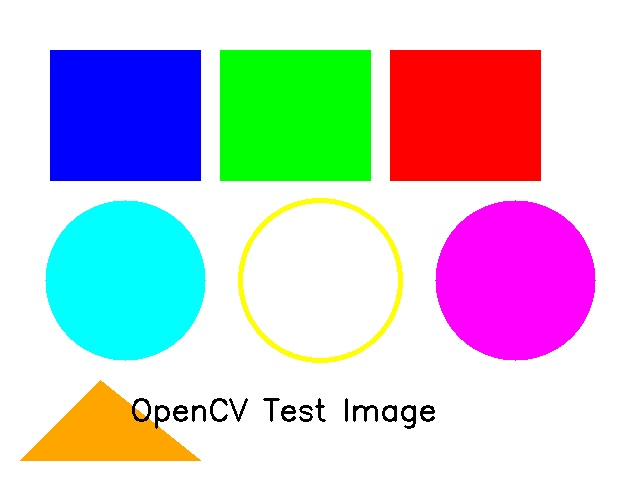
#> input picture opencv_learning/data/sample.jpg, 640 x 480 px
$ python edge_detection.py   (older library calls are emulated)
#> lines starting #> are read from the running program, lines starting #| are printed output that depends on the picture; after the words box and inside, x2 and y2 are one past the last pixel; in counts of white or black regions, pixels touching at a corner belong together
### opencv_learning/utils/helpers.py
# =============================================================================
# 🛠 helpers.py - 工具函数库
# =============================================================================
# 本文件提供一些常用的辅助函数，供其他模块调用。
# 这样做的好处是：避免在多个文件中重复写相同的代码（DRY 原则：Don't Repeat Yourself）
# =============================================================================

# Python 3.7-3.8 兼容：让所有类型注解不被求值，避免 list[tuple] 语法报错
from __future__ import annotations

# Windows 控制台编码修复：让 emoji 和中文能正常输出
import sys as _sys
if _sys.platform == 'win32' and hasattr(_sys.stdout, 'reconfigure'):
    _sys.stdout.reconfigure(encoding='utf-8', errors='replace')
    _sys.stderr.reconfigure(encoding='utf-8', errors='replace')

import cv2                # OpenCV 库：import cv2 是约定俗成的写法
import numpy as np        # NumPy 库：import numpy as np 也是约定俗成的写法
import os                 # 操作系统接口：处理文件路径


# =============================================================================
# 1. 路径工具函数
# =============================================================================

def get_data_path(filename: str = "sample.jpg") -> str:
    """
    获取 data 目录下文件的完整路径。

    OpenCV 读取图片时需要完整路径，这个函数帮我们自动拼接路径。

    参数:
        filename: 图片文件名，默认为 "sample.jpg"

    返回:
        str: 文件的完整路径，例如 "D:/zhy/ai/git/opencv_learning/data/sample.jpg"

    原理:
        os.path.dirname(os.path.abspath(__file__)) 获取当前文件(helpers.py)所在目录
        再往上两级就到了项目根目录，然后拼接 data/ 和文件名
    """
    # __file__ 是当前文件的路径，例如 ".../utils/helpers.py"
    # os.path.abspath() 转为绝对路径
    # os.path.dirname() 取目录部分，即 ".../utils"
    current_dir = os.path.dirname(os.path.abspath(__file__))

    # os.path.dirname() 再取一次，即 ".../opencv_learning"（项目根目录）
    project_root = os.path.dirname(current_dir)

    # os.path.join() 把多个路径片段拼接成一个完整路径
    # 它会自动使用当前操作系统的路径分隔符（Windows 是 \，Linux 是 /）
    return os.path.join(project_root, "data", filename)


# [86 lines left out: functions get_output_path, create_sample_image, not called in this run]


# =============================================================================
# 3. 图像显示工具
# =============================================================================

def show_image(title: str, image: np.ndarray, wait: bool = True):
    """
    在窗口中显示图像。
    这是一个封装函数，让显示图像的操作更简洁。

    参数:
        title: 窗口标题
        image: 要显示的图像（numpy 数组）
        wait:  True = 等待用户按键后关闭窗口
              False = 立即返回（用于连续显示多张图时）

    OpenCV 窗口操作原理:
        cv2.imshow() 创建或更新一个窗口
        cv2.waitKey() 等待键盘输入，这是必须的——没有它窗口不会刷新
        参数是等待的毫秒数: 0 = 无限等待, >0 = 等待指定毫秒
    """
    cv2.imshow(title, image)
    if wait:
        print(f"   📺 显示窗口: '{title}' — 按任意键关闭窗口继续...")
        cv2.waitKey(0)           # 等待用户按键
        cv2.destroyWindow(title) # 关闭当前窗口


def show_multiple_images(images: list[tuple[str, np.ndarray]], cols: int = 2):
    """
    在一个窗口中并排显示多张图片。
    用于对比不同处理效果——比如原图和滤波后的图放在一起看。

    参数:
        images: 列表，每个元素是 (标题, 图像) 的元组
        cols:   每行放几张图

    原理:
        用 np.hstack() 或 np.vstack() 把多张图片拼成一张大图，然后显示。
        如果图片大小不一致，会先调整到相同大小。
        如果图片通道数不一致（比如灰度图和彩色图混在一起），灰度图会先转成彩色。
    """
    if len(images) == 0:
        return

    # --- 获取第一张图片的尺寸作为统一尺寸 ---
    h, w = images[0][1].shape[:2]  # .shape 返回 (高度, 宽度) 或 (高度, 宽度, 通道)

    # --- 处理每张图片 ---
    processed = []
    for title, img in images:
        # 统一尺寸
        if img.shape[:2] != (h, w):
            img = cv2.resize(img, (w, h))
        # 如果是灰度图（2维），转为3通道彩色以便拼接
        if len(img.shape) == 2:
            # cv2.cvtColor() 用于颜色空间转换
            # COLOR_GRAY2BGR 将灰度图转成 BGR 三通道（但看起来还是灰色）
            img = cv2.cvtColor(img, cv2.COLOR_GRAY2BGR)
        # 在图片上添加标题文字
        cv2.putText(img, title, (10, 30), cv2.FONT_HERSHEY_SIMPLEX,
                    0.7, (0, 0, 255), 2)
        processed.append(img)

    # --- 按行列拼接图片 ---
    rows = []
    for i in range(0, len(processed), cols):
        batch = processed[i:i + cols]
        # 如果这一行图片数不够 cols，用空白图片补齐
        while len(batch) < cols:
            blank = np.zeros_like(processed[0])
            batch.append(blank)
        # np.hstack() 水平拼接（horizontal stack）
        # 把同一行的多张图片左右拼在一起
        rows.append(np.hstack(batch))

    # np.vstack() 垂直拼接（vertical stack）
    # 把所有行上下拼在一起
    collage = np.vstack(rows)

    show_image("对比展示", collage)


# =============================================================================
# 4. 计时上下文管理器
# =============================================================================

class Timer:
    """
    计时器——用于测量代码块的执行时间。

    使用方式:
        with Timer("描述标签"):
            # 这里放你要计时的代码
            ...

    原理:
        __enter__ 在进入 with 块时执行，记录开始时间
        __exit__  在离开 with 块时执行，计算耗时并打印

    Python 的 with 语句 + 上下文管理器 = 优雅的资源管理
    """
    def __init__(self, label: str = "操作"):
        self.label = label

    # [12 lines left out: functions __enter__, __exit__, not called in this run]


# =============================================================================
# 5. 图片加载函数（带自动回退）
# =============================================================================

def load_image(filename: str = "sample.jpg") -> np.ndarray:
    """
    尝试从 data 目录加载图片。
    如果图片不存在，则自动生成一张测试图片。

    这是一个健壮的设计模式——"优雅降级"（Graceful Degradation）：
    即使依赖的外部资源不存在，程序也能正常运行。

    参数:
        filename: 期望加载的图片文件名

    返回:
        np.ndarray: 加载或生成的图片
    """
#> called with filename = 'sample.jpg'
    path = get_data_path(filename)
    if os.path.exists(path):
        # 文件存在，使用 cv2.imread() 读取
        img = cv2.imread(path)
#> img is the input picture: shape (480, 640, 3); mean B, G, R 211.9, 201.5, 203.3
        if img is not None:
            print(f"✅ 成功加载图片: {path}")
            return img

    # 文件不存在或读取失败，生成测试图片并自动保存
    print(f"⚠️  未找到图片 {path}，自动生成测试图片")
    img = create_sample_image()
    # 自动保存到 data/ 目录，下次运行就不需要生成了
    try:
        data_dir = os.path.dirname(path)
        os.makedirs(data_dir, exist_ok=True)
        cv2.imwrite(path, img)
        print(f"   💾 已自动保存到: {path}")
    except Exception:
        pass  # 保存失败也不影响程序运行
    return img

### opencv_learning/src/processing/edge_detection.py
# =============================================================================
# 🔧 处理篇 [2/4] - edge_detection.py
# 边缘检测：Canny、Sobel、Laplacian
# =============================================================================
# 学完本模块你应该理解：
#   1. 什么是"边缘"——图像中像素值剧烈变化的地方
#   2. 梯度的概念——边缘检测的数学基础
#   3. Canny 边缘检测（最经典、最常用的算法）
#   4. Sobel 算子——计算图像梯度
#   5. Laplacian 算子——检测二阶导数过零点
# =============================================================================

import cv2
import numpy as np
import os
import sys

sys.path.insert(0, os.path.abspath(os.path.join(os.path.dirname(__file__), "../..")))
from utils.helpers import load_image, show_image, show_multiple_images


# =============================================================================
# 核心概念: 什么是边缘？
# =============================================================================
# 边缘 (Edge) = 图像中像素值变化剧烈的地方
#
# 想象灰度图像是一座"山"（像素值 = 高度）：
#   - 平坦区域: 像素值差不多 → 没有边缘
#   - 斜坡:     像素值逐渐变化 → 弱边缘
#   - 悬崖:     像素值突然跳变 → 强边缘
#
# 怎么找到"悬崖"？用导数（梯度 Gradient）！
#
# 梯度 = 变化率 = 相邻像素的差值
#   水平梯度 Gx = 右边像素 - 左边像素（用 [-1, 0, 1] 核卷积）
#   垂直梯度 Gy = 下边像素 - 上边像素（用 [-1, 0, 1]ᵀ 核卷积）
#   梯度大小 = sqrt(Gx² + Gy²)  —— 变化有多剧烈
#   梯度方向 = atan2(Gy, Gx)     —— 变化的方向
#
# 梯度的计算也是通过卷积实现的！这就是为什么上一节学滤波很重要。
# =============================================================================


def demo_sobel():
    """
    演示1: Sobel 算子——计算图像的一阶导数（梯度）

    Sobel 算子是边缘检测的基础工具。
    它使用两个 3×3 的卷积核分别计算水平和垂直梯度：
        Gx 核（水平）：[-1 0 1; -2 0 2; -1 0 1]
        Gy 核（垂直）：[-1 -2 -1; 0 0 0; 1 2 1]

    为什么中间行/列权重是 2？
        离中心越近的像素应该权重越大（类似于高斯平滑）
        这样既计算了梯度，又有一定的降噪能力
    """
    print("\n--- 📖 演示1: Sobel 算子 — 图像梯度 ---")
    img = load_image("sample.jpg")
    gray = cv2.cvtColor(img, cv2.COLOR_BGR2GRAY)

    # --- cv2.Sobel() 参数详解 ---
    # cv2.Sobel(src, ddepth, dx, dy, ksize)
    #   src:    输入图像（通常是灰度图）
    #   ddepth: 输出图像的深度。cv2.CV_64F = 64位浮点数
    #           要用浮点数因为梯度可能是负数（从亮到暗 vs 从暗到亮）
    #   dx:     对 x 求导的阶数（1 = 一阶导数）
    #   dy:     对 y 求导的阶数
    #   ksize:  Sobel 核的大小（必须是奇数: 1,3,5,7...）

    # 水平梯度: 检测垂直边缘（因为水平方向的剧烈变化 = 垂直边缘）
    # dx=1, dy=0  → 只计算水平方向的变化率
    grad_x = cv2.Sobel(gray, cv2.CV_64F, 1, 0, ksize=3)

    # 垂直梯度: 检测水平边缘
    # dx=0, dy=1  → 只计算垂直方向的变化率
    grad_y = cv2.Sobel(gray, cv2.CV_64F, 0, 1, ksize=3)

    # 取绝对值——我们关心变化有多大，不关心方向
    # cv2.convertScaleAbs() 把浮点数转为 uint8 并取绝对值
    abs_grad_x = cv2.convertScaleAbs(grad_x)
    abs_grad_y = cv2.convertScaleAbs(grad_y)

    # 合并水平和垂直梯度
    # cv2.addWeighted() 加权求和
    sobel_combined = cv2.addWeighted(abs_grad_x, 0.5, abs_grad_y, 0.5, 0)
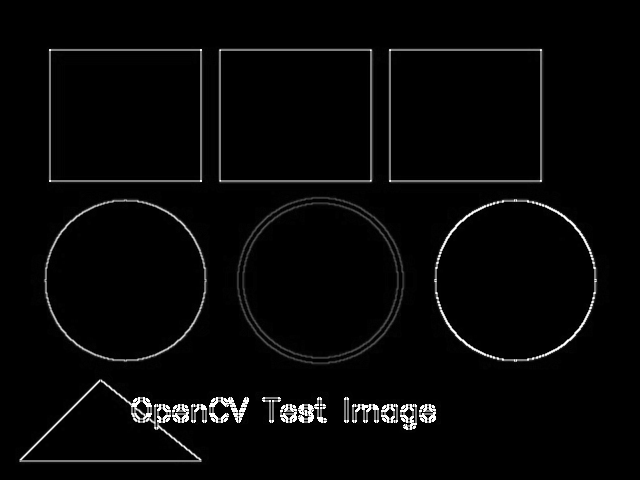
#> sobel_combined: shape (480, 640); min 0, max 255, mean 6.5

    grad_x_show = cv2.cvtColor(abs_grad_x, cv2.COLOR_GRAY2BGR)
    grad_y_show = cv2.cvtColor(abs_grad_y, cv2.COLOR_GRAY2BGR)
    sobel_show = cv2.cvtColor(sobel_combined, cv2.COLOR_GRAY2BGR)

    show_multiple_images([
        ("原图（灰度）", cv2.cvtColor(gray, cv2.COLOR_GRAY2BGR)),
        ("水平梯度 Gx (垂直边缘)", grad_x_show),
        ("垂直梯度 Gy (水平边缘)", grad_y_show),
        ("合并梯度", sobel_show),
    ], cols=2)
#> after the loop in show_multiple_images, `for title, img in images:`: processed = 4 items
#> the loop in show_multiple_images, `for i in range(0, len(processed), cols):` made 2 passes
#> after the loop in show_multiple_images, `for i in range(0, len(processed), cols):`: rows = 2 items
    cv2.destroyAllWindows()

    print("   💡 Gx 检测垂直边缘（←→变化），Gy 检测水平边缘（↑↓变化）")


def demo_laplacian():
    """
    演示2: Laplacian 算子——二阶导数

    如果 Sobel 是"一阶导数"（速度），那 Laplacian 就是"二阶导数"（加速度）。

    一阶导数: 告诉我们"像素值在变化"
    二阶导数: 告诉我们"变化率在变化"——在边缘处，二阶导数会过零

    Laplacian 核: [[0,1,0], [1,-4,1], [0,1,0]]
    这是对图像求二阶导数的离散近似。

    优点: 对任何方向的边缘都敏感（各向同性）
    缺点: 对噪声非常敏感（二阶导数放大了噪声）
    """
    print("\n--- 📖 演示2: Laplacian 算子 — 二阶导数 ---")
    img = load_image("sample.jpg")
    gray = cv2.cvtColor(img, cv2.COLOR_BGR2GRAY)

    # --- 先用高斯模糊降噪 ---
    # Laplacian 对噪声极其敏感，必须先去噪
    blurred = cv2.GaussianBlur(gray, (5, 5), 0)

    # --- cv2.Laplacian() ---
    # 参数和 Sobel 类似，但没有 dx, dy 参数（Laplacian 对所有方向一视同仁）
    laplacian = cv2.Laplacian(blurred, cv2.CV_64F, ksize=3)
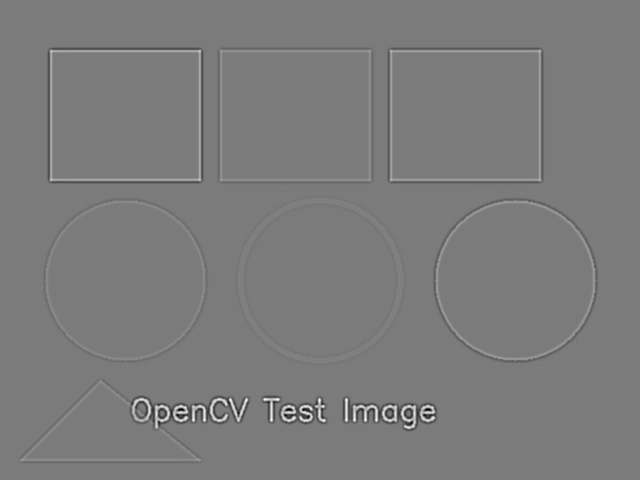
#> laplacian: shape (480, 640) float64; min -452, max 480, mean 0; drawn with min black and max white

    # 取绝对值
    abs_laplacian = cv2.convertScaleAbs(laplacian)

    # --- 对比: 有去噪 vs 无去噪 ---
    laplacian_noisy = cv2.Laplacian(gray, cv2.CV_64F, ksize=3)
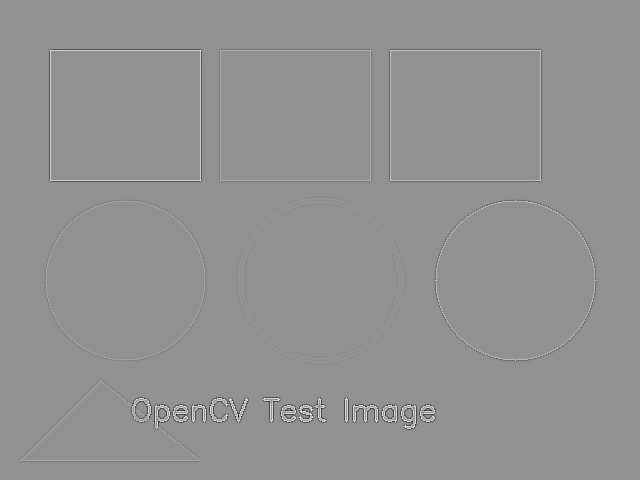
#> laplacian_noisy: shape (480, 640) float64; min -2036, max 1530, mean 0; drawn with min black and max white
    abs_laplacian_noisy = cv2.convertScaleAbs(laplacian_noisy)
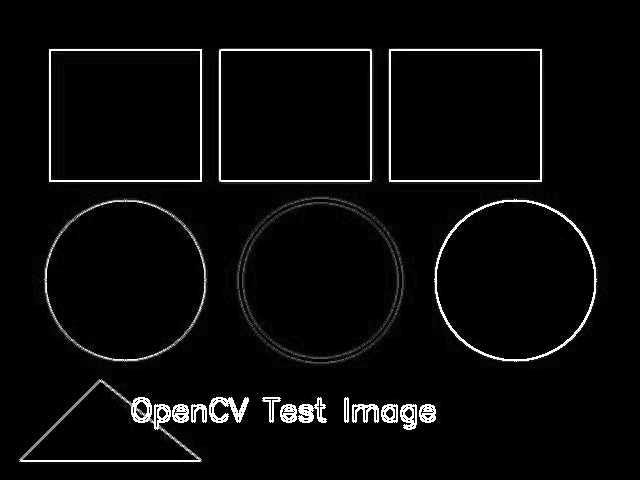
#> abs_laplacian_noisy: shape (480, 640); min 0, max 255, mean 9.4

    gray_show = cv2.cvtColor(gray, cv2.COLOR_GRAY2BGR)
    lap_show = cv2.cvtColor(abs_laplacian, cv2.COLOR_GRAY2BGR)
    lap_noisy_show = cv2.cvtColor(abs_laplacian_noisy, cv2.COLOR_GRAY2BGR)

    show_multiple_images([
        ("原图", gray_show),
        ("Laplacian (先去噪)", lap_show),
        ("Laplacian (直接算=噪声很大!)", lap_noisy_show),
    ])
#> the loop in show_multiple_images (call 2), `for i in range(0, len(processed), cols):` made 2 passes
    cv2.destroyAllWindows()

    print("   💡 Laplacian 对噪声敏感 → 必须先高斯模糊！(这就是 LoG 的思想)")


def demo_canny():
    """
    演示3: Canny 边缘检测——最经典的边缘检测算法

    Canny 是 John Canny 在 1986 年提出的算法，至今仍是最广泛使用的边缘检测方法。
    它的输出是清晰的二值图（边缘=白，非边缘=黑），非常适合作为后续处理的输入。

    Canny 算法的四个步骤:
    ┌─────────────────────────────────────────────────────────────┐
    │ 步骤1: 高斯滤波    → 去除噪声                               │
    │ 步骤2: 计算梯度    → 用 Sobel 算子计算每个像素的梯度和方向   │
    │ 步骤3: 非极大值抑制 → 只保留梯度方向上最强的边缘（细化边缘）  │
    │ 步骤4: 双阈值+滞后  → 强边缘直接保留，弱边缘仅当与强边缘相连  │
    │                      时才保留（抑制虚假边缘）                │
    └─────────────────────────────────────────────────────────────┘

    两个阈值的作用:
        - 高阈值 (threshold2): 高于此值的肯定是边缘
        - 低阈值 (threshold1): 低于此值的肯定不是边缘
        - 介于两者之间的: 只有当它和"确定是边缘"的像素相邻时才保留
    """
    print("\n--- 📖 演示3: Canny 边缘检测 ---")
    img = load_image("sample.jpg")
    gray = cv2.cvtColor(img, cv2.COLOR_BGR2GRAY)

    # --- cv2.Canny(image, threshold1, threshold2) ---
    # threshold1: 低阈值（弱边缘的门槛）
    # threshold2: 高阈值（强边缘的门槛）
    # 推荐 ratio: threshold1 : threshold2 = 1:2 或 1:3

    # 不同阈值组合的效果对比
    canny_1 = cv2.Canny(gray, 50, 150)    # 低阈值=50,  高阈值=150  (标准)
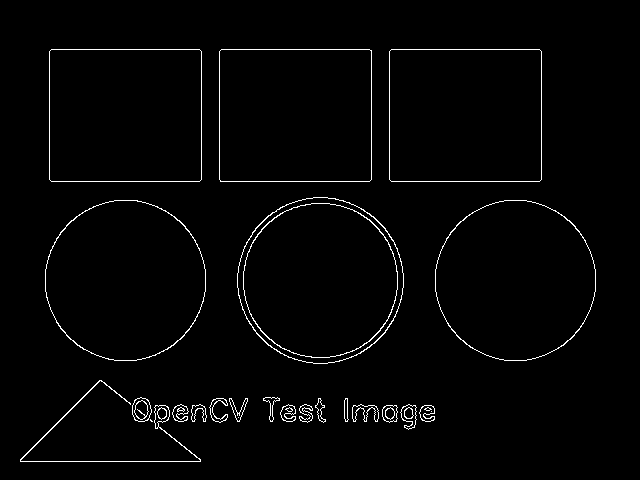
#> canny_1: shape (480, 640); 1.9% white in thin lines or dots, all inside (x1, y1, x2, y2) = (20, 49, 596, 462)
    canny_2 = cv2.Canny(gray, 30, 100)    # 更低 → 检测到更多边缘（可能包含噪声）
    canny_3 = cv2.Canny(gray, 100, 200)   # 更高 → 只保留最显著的边缘
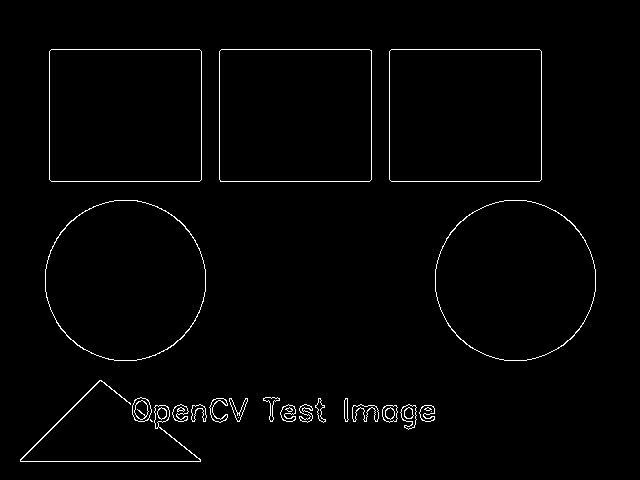
#> canny_3: shape (480, 640); 1.5% white in thin lines or dots, all inside (x1, y1, x2, y2) = (20, 49, 596, 462)
    canny_4 = cv2.Canny(gray, 200, 250)   # 非常高 → 只有极少数边缘

    gray_show = cv2.cvtColor(gray, cv2.COLOR_GRAY2BGR)

    results = [("原图", gray_show)]
    for name, canny_img in [("低阈值 (30,100)", canny_2), ("标准 (50,150)", canny_1),
                              ("高阈值 (100,200)", canny_3), ("极高 (200,250)", canny_4)]:
        canny_3ch = cv2.cvtColor(canny_img, cv2.COLOR_GRAY2BGR)
        edge_count = cv2.countNonZero(canny_img)  # 统计边缘像素数
        cv2.putText(canny_3ch, f"边缘像素: {edge_count}", (10, 25),
                    cv2.FONT_HERSHEY_SIMPLEX, 0.6, (0, 255, 0), 1)
        results.append((name, canny_3ch))
#> this loop made 4 passes
#> (name, edge_count) on passes 1 to 4: ('低阈值 (30,100)', 5808), ('标准 (50,150)', 5808), ('高阈值 (100,200)', 4652), ('极高 (200,250)', 4652)
#> after the loop, results = 5 items

    show_multiple_images(results, cols=2)
#> call 3 of show_multiple_images, with cols = 2
#> the loop in show_multiple_images (call 3), `for title, img in images:` made 5 passes
#> title on passes 1 to 5: '原图', '低阈值 (30,100)', '标准 (50,150)', '高阈值 (100,200)', '极高 (200,250)'
#> the loop in show_multiple_images (call 3), `for i in range(0, len(processed), cols):` made 3 passes
#> i on pass 3: 4
#> after the loop in show_multiple_images (call 3), `for i in range(0, len(processed), cols):`: rows = 3 items
#> in show_multiple_images (call 3), `collage = np.vstack(rows)`:
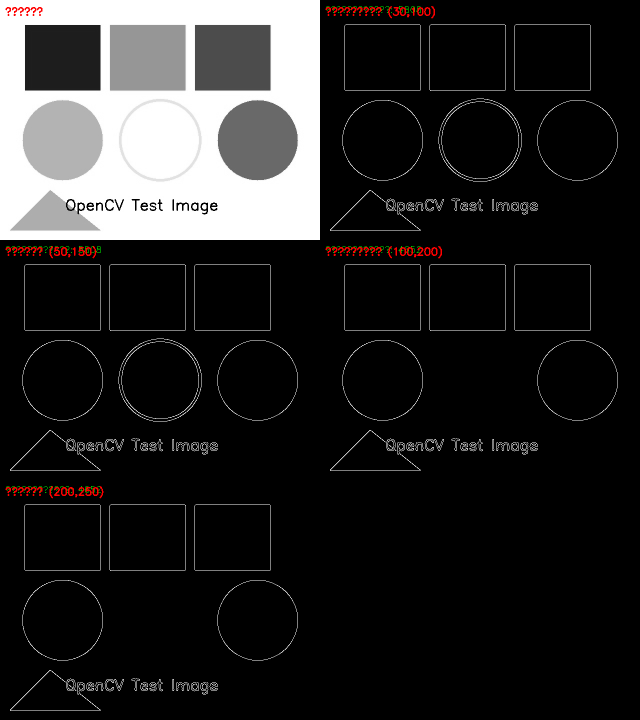
#> collage: shape (1440, 1280, 3) (shown at 1/2 size); mean of channels 0, 1, 2 36.7, 36.9, 37.5; drawn as B, G, R
    cv2.destroyAllWindows()

    print("   💡 双阈值是 Canny 的精髓——既去噪声又不漏掉真正的弱边缘")


def demo_canny_pipeline():
    """
    演示4: Canny 边缘检测完整流程

    深入展示 Canny 算法的每个步骤，理解背后的原理。
    """
    print("\n--- 📖 演示4: Canny 算法逐步拆解 ---")
    img = load_image("sample.jpg")
#> (the rest of the program and of its run is left out)
